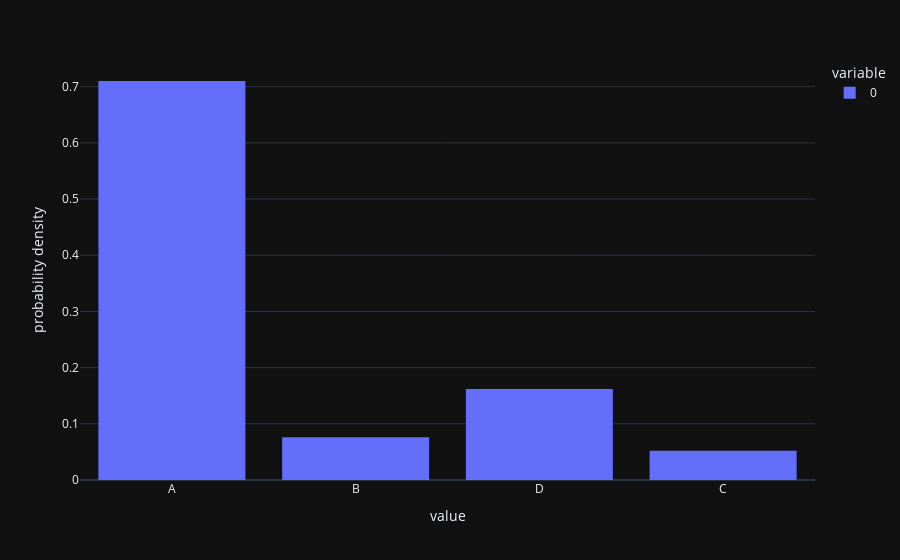

Source (notebook cell):
### Code cell
def get_a_random_distribution(n : int):
    """genere une distribution de probabilité a support fini."""
    substrat=[]
    for k in range(n):
        if (k==n-1) and (substrat!=[]):
            substrat.append(1-sum(substrat))
        else:
            substrat.append(np.random.uniform(0,1-sum(substrat)))
    return substrat
    
class Constructuer_Chaine_Markovienne():
    def __init__(self, states : tuple, mu_zero_dis : (float), transitions : [(float)]):
        self.states = states
        self.mu_zero_dis = mu_zero_dis
        self.transitions = transitions
        self.transitions_walker_table = [walkerTable(distribution=line,distribution_values=states) for line in transitions]
        self.mu_zero = walkerTable(distribution=mu_zero_dis,distribution_values=states)
        self.indexa = dict(zip(states,range(len(states))))
    def __repr__(self):
        return str(self.states) + "\n" + self.mu_zero.__repr__() + "\n" + "".join([line.__repr__() + "\n" for line in self.transitions_walker_table])
    def __str__(self):
        return str(self.states) + "\n" + self.mu_zero.__str__() + "\n" + "".join([line.__str__() + "\n" for line in self.transitions_walker_table])
class Chaine_Markovienne(threading.Thread):
    def __init__(self, constructor):
        """Chaine_Markovienne modélise une chaine de markov a support fini.
        States est un tuple contenant tous les etats de la chaine.
        mu_zero (un tuple) est la distribution a support fini de la loi de X0.
        transitions la matrice de transition.
        o(n)
        """
        assert len(constructor.states) !=0, "Chaine sans états"
        self.states = constructor.states
        self.mu_zero = constructor.mu_zero
        self.state = self.mu_zero.run()
        self.round = 0
        self.transitions = constructor.transitions
        self.transitions_walker_table = constructor.transitions_walker_table
        self.indexa = constructor.indexa
        pass
    def run(self, rounds : int):
        """Simule la trajectoire d'une chaine de markov avec un temps d'arret discret T = rounds"""
        for i in range(rounds):
            self.state = self.transitions_walker_table[self.indexa[self.state]].run()
            self.round = self.round + 1
        return self.state
    def __repr__(self):
        txt = "\n"
        for k in self.transitions:
            txt = txt + "||"
            for i in range(len(k)):
                txt = txt + " " + str(k[i] + 0.0000000001)[:4] + " |"
            txt = txt + "|\n"
        return "current state : " + str(self.state) + txt
    def __str__(self):
        txt = "\n"
        for k in self.transitions:
            txt = txt + "||"
            for i in range(len(k)):
                txt = txt + " " + str(k[i] + 0.0000000001)[:4] + " |"
            txt = txt + "|\n"
        return "current state : " + str(self.state) + txt
    def reinit(self):
        self.state = self.mu_zero.run()
        self.round = 0
        pass
    def empiricLikelihood(self, n=1000):
        """Affiche l'histogramme de notre distribution pour n simmulation"""
        assert n != 0, "distribution non spécifiée"
        fig = px.histogram([self.run(rounds=1000) for k in range(n)], histnorm='probability density', template="plotly_dark")
        fig.show()
constructor_test = Constructuer_Chaine_Markovienne(states=("A","B","C","D"),
                         mu_zero_dis=get_a_random_distribution(4),
                         transitions=[get_a_random_distribution(4) for i in range(4)])
test1 = Chaine_Markovienne(constructor=constructor_test)
print(test1)
test1.empiricLikelihood()

### Figure 1 — Plotly figure (JSON) as saved in the notebook; plotly's stock layout.template omitted (floating-point values rounded to 4 significant figures; data arrays with more than 128 entries replaced by an {"elided": "..."} marker saying what was removed)
{"data": [{"bingroup": "x", "histnorm": "probability density", "hovertemplate": "variable=0<br>value=%{x}<br>probability density=%{y}<extra></extra>", "legendgroup": "0", "marker": {"color": "#636efa", "pattern": {"shape": ""}}, "name": "0", "orientation": "v", "showlegend": true, "type": "histogram", "x": {"elided": "1000 str values"}, "xaxis": "x", "yaxis": "y"}], "layout": {"barmode": "relative", "legend": {"title": {"text": "variable"}, "tracegroupgap": 0}, "margin": {"t": 60}, "xaxis": {"anchor": "y", "domain": [0, 1], "title": {"text": "value"}}, "yaxis": {"anchor": "x", "domain": [0, 1], "title": {"text": "probability density"}}}}
